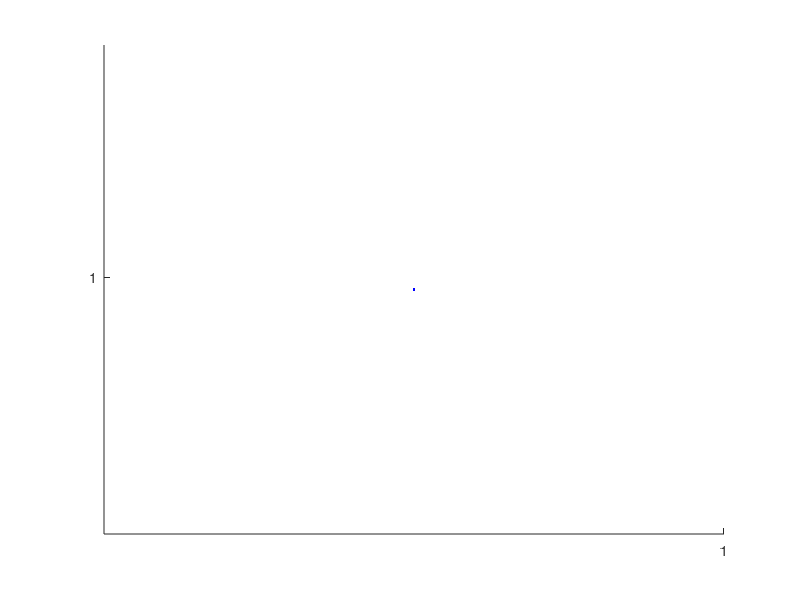

MATLAB code to generate this figure:
close all;
clear all;
clc;

b=0;
x=0.5;

for r = [0.1:0.1:3.9]
    clf;
    for n = [0:0.1:1]
        y = r*x*(1-x)+b;
        hold on
        plot(x,y,'.b') 
        axis equal
        pause(0.1)
    end
end

